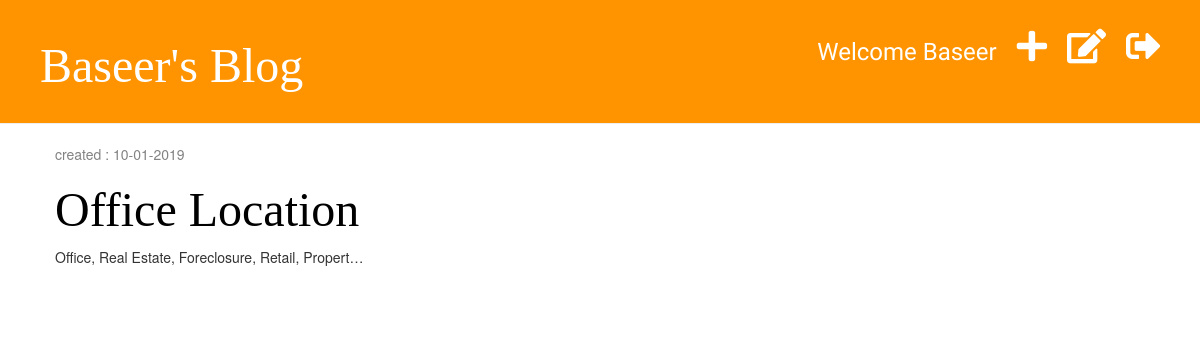
Page /drafts/ (signed in) on the committed database.
### blog/models.py (models this page shows, shortened)
class Post(models.Model):
    author = models.ForeignKey('auth.User', on_delete=models.CASCADE)
    title = models.CharField(max_length=200)
    text = models.TextField()
    created_date = models.DateTimeField(default=timezone.now)
    published_date = models.DateTimeField(blank=True,null=True)

### blog/views.py (the view)
# urls.py: path('drafts/', views.post_draft_list, name='post_draft_list'),
@login_required
def post_draft_list(request):
    posts = Post.objects.filter(published_date__isnull=True).order_by('-created_date')
    return render(request, 'blog/post_draft_list.html', {'posts': posts})

### blog/templates/blog/post_draft_list.html (shortened to what this page needs)
{% extends 'blog/base.html' %}
{% block content %}
    {% for post in posts %}
        <div class="post">
            <p class="date">
                created : {{ post.created_date| date:'m-d-Y' }}
            </p>
            <h1><a href="{% url 'post_detail' postid=post.pk %}">{{ post.title }}</a></h1>
            <p>{{ post.text| truncatechars:50 }}</p>
        </div>
    {% endfor %}
{% endblock %}

### blog/templates/blog/base.html (shortened to what this page needs)
{% load staticfiles %}
<!DOCTYPE html>
<html lang="en">
<head>
    <link rel="stylesheet" href="https://maxcdn.bootstrapcdn.com/bootstrap/3.2.0/css/bootstrap.min.css">
    <link rel="stylesheet" href="{% static 'css/blog.css' %}">
    <link rel="stylesheet" href="https://cdnjs.cloudflare.com/ajax/libs/font-awesome/5.2.0/css/all.css">
</head>
<body>
<div class="page-header">
    {% if user.is_authenticated %}
        <a href="{% url 'logout' %}" class="top-menu">
           <i class="fas fa-sign-out-alt"></i>
        </a>
        <a href="{% url 'post_draft_list' %}" class="top-menu">
            <i class="fas fa-edit"></i>
        </a>
        <a href="{% url 'post_new' %}" class="top-menu">
            <i class="fas fa-plus"></i>
        </a>
        <p class="top-menu">Welcome {{ user.username }}</p>
    {% else %}
        <a href="{% url 'login' %}" class="top-menu">
            <i class="fas fa-sign-in-alt fa-2x"></i>
        </a>
    {% endif %}
    <h1><a href='{% url "post_list" %}'>Baseer's Blog</a></h1>
</div>
<div class="content container">
    <div class="row">
        <div class="col-md-8">
            {% block content %}
            {% endblock %}
        </div>
    </div>
</div>
</body>
</html>

### blog/static/css/blog.css (style rules this page uses)
.page-header { background-color: #ff9400; margin-top: 0px; padding: 20px 20px 20px 40px; }
.page-header h1, .page-header h1 a { color: #ffffff; font-size: 36pt; text-decoration: none; }
.page-header p { font-size: 18pt; font-family: Tangerine; margin-top: 15px; }
h1, h2, h3, h4 { font-family: 'Inconsolata', 'Droid Sans', serif; font-size: 48px; }
.content { margin-left: 40px; }
.date { color: #828282; }
.post { margin-bottom: 70px; }
.post h1 a { color: #000000; }
.top-menu { color: #ffffff; float: right; font-size: 26pt; margin-right: 20px; }

### rows in the picture
Post: created_date "10-01-2019", title "Office Location", text "Office, Real Estate, Foreclosure, Retail, Propert…"

### other values in the picture
{{ user.username }} "Baseer"
